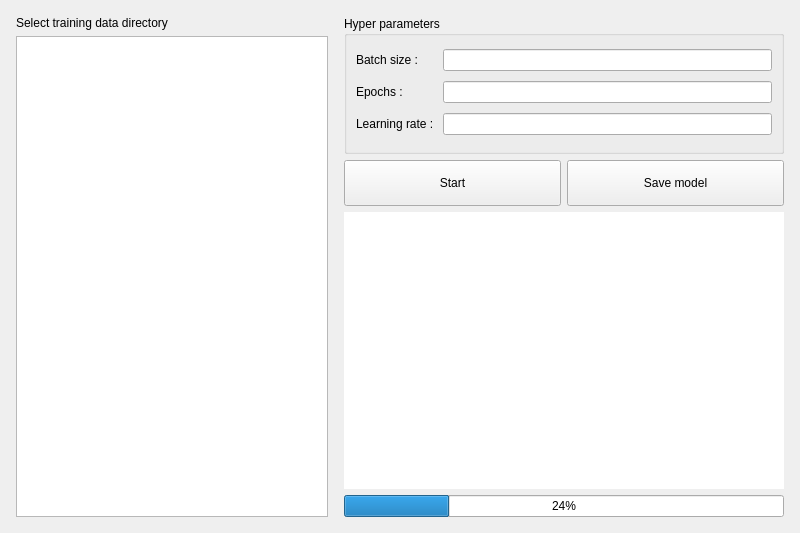
<?xml version="1.0" encoding="UTF-8"?>
<ui version="4.0">
 <class>Form</class>
 <widget class="QWidget" name="Form">
  <property name="geometry">
   <rect>
    <x>0</x>
    <y>0</y>
    <width>800</width>
    <height>533</height>
   </rect>
  </property>
  <property name="windowTitle">
   <string>Form</string>
  </property>
  <layout class="QHBoxLayout" name="horizontalLayout_2" stretch="5,7">
   <item>
    <layout class="QVBoxLayout" name="verticalLayout">
     <property name="spacing">
      <number>6</number>
     </property>
     <property name="leftMargin">
      <number>5</number>
     </property>
     <property name="topMargin">
      <number>5</number>
     </property>
     <property name="rightMargin">
      <number>5</number>
     </property>
     <property name="bottomMargin">
      <number>5</number>
     </property>
     <item>
      <widget class="QLabel" name="label">
       <property name="text">
        <string>Select training data directory</string>
       </property>
      </widget>
     </item>
     <item>
      <widget class="QTreeView" name="tree_view"/>
     </item>
    </layout>
   </item>
   <item>
    <layout class="QVBoxLayout" name="verticalLayout_2" stretch="3,1,6,0">
     <property name="leftMargin">
      <number>5</number>
     </property>
     <property name="topMargin">
      <number>5</number>
     </property>
     <property name="rightMargin">
      <number>5</number>
     </property>
     <property name="bottomMargin">
      <number>5</number>
     </property>
     <item>
      <widget class="QGroupBox" name="groupBox">
       <property name="sizePolicy">
        <sizepolicy hsizetype="Preferred" vsizetype="Preferred">
         <horstretch>0</horstretch>
         <verstretch>1</verstretch>
        </sizepolicy>
       </property>
       <property name="title">
        <string>Hyper parameters</string>
       </property>
       <layout class="QGridLayout" name="gridLayout">
        <item row="2" column="0">
         <widget class="QLabel" name="label_6">
          <property name="text">
           <string>Learning rate : </string>
          </property>
         </widget>
        </item>
        <item row="1" column="0">
         <widget class="QLabel" name="label_5">
          <property name="text">
           <string>Epochs : </string>
          </property>
         </widget>
        </item>
        <item row="0" column="0">
         <widget class="QLabel" name="label_4">
          <property name="text">
           <string>Batch size : </string>
          </property>
         </widget>
        </item>
        <item row="0" column="1">
         <widget class="QLineEdit" name="line_edit_batch_size"/>
        </item>
        <item row="1" column="1">
         <widget class="QLineEdit" name="line_edit_epochs"/>
        </item>
        <item row="2" column="1">
         <widget class="QLineEdit" name="line_edit_learning_rate"/>
        </item>
       </layout>
      </widget>
     </item>
     <item>
      <layout class="QHBoxLayout" name="horizontalLayout_4">
       <property name="topMargin">
        <number>0</number>
       </property>
       <item>
        <widget class="QPushButton" name="button_start">
         <property name="sizePolicy">
          <sizepolicy hsizetype="Preferred" vsizetype="Expanding">
           <horstretch>0</horstretch>
           <verstretch>0</verstretch>
          </sizepolicy>
         </property>
         <property name="text">
          <string>Start</string>
         </property>
        </widget>
       </item>
       <item>
        <widget class="QPushButton" name="button_save">
         <property name="enabled">
          <bool>true</bool>
         </property>
         <property name="sizePolicy">
          <sizepolicy hsizetype="Preferred" vsizetype="Expanding">
           <horstretch>0</horstretch>
           <verstretch>0</verstretch>
          </sizepolicy>
         </property>
         <property name="text">
          <string>Save model</string>
         </property>
        </widget>
       </item>
      </layout>
     </item>
     <item>
      <widget class="QLabel" name="label_graph">
       <property name="sizePolicy">
        <sizepolicy hsizetype="Expanding" vsizetype="Expanding">
         <horstretch>0</horstretch>
         <verstretch>0</verstretch>
        </sizepolicy>
       </property>
       <property name="styleSheet">
        <string notr="true">background-color: rgb(255, 255, 255);</string>
       </property>
       <property name="text">
        <string/>
       </property>
      </widget>
     </item>
     <item>
      <widget class="QProgressBar" name="progress_bar">
       <property name="value">
        <number>24</number>
       </property>
       <property name="textVisible">
        <bool>true</bool>
       </property>
      </widget>
     </item>
    </layout>
   </item>
  </layout>
 </widget>
 <resources/>
 <connections/>
</ui>
